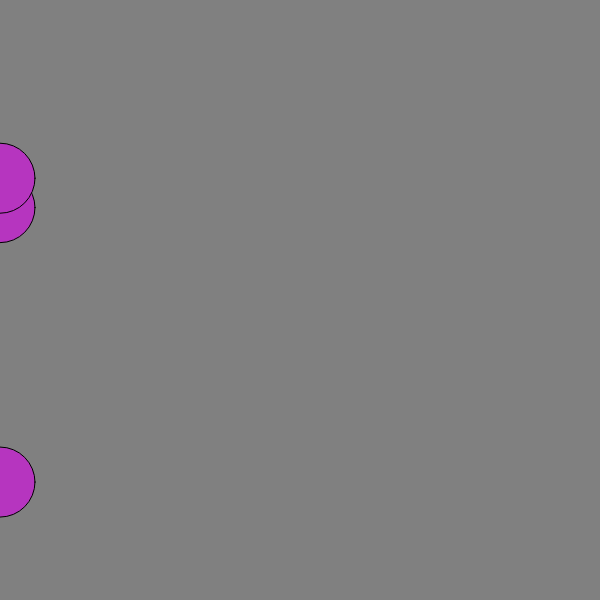
Frame 1 (no input)
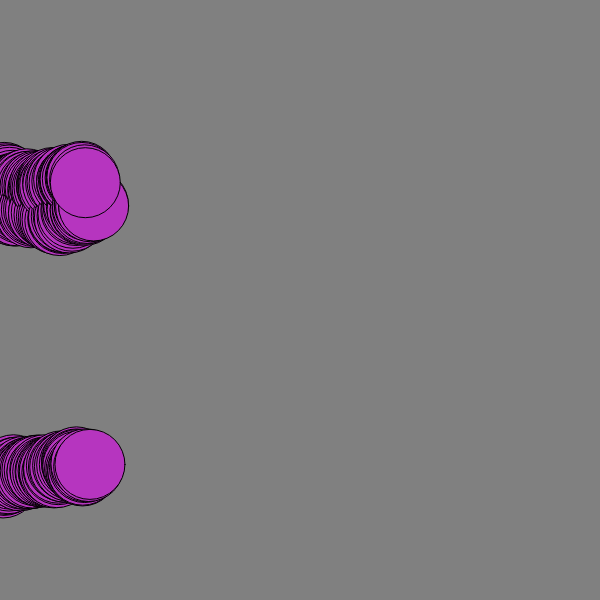
Frame 60 (no input)
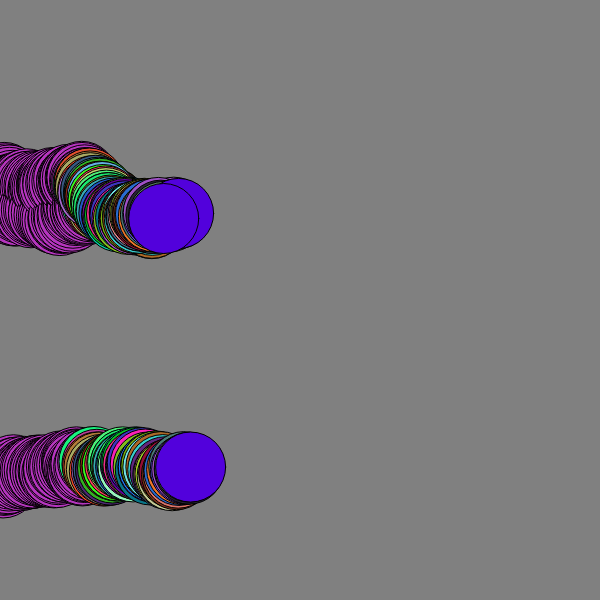
Frame 120 (the mouse pressed at the canvas centre since frame 60)

The p5.js sketch that drew these frames (run headless with seeded random() and noise() and a simulated clock; from frame 60 on, the mouse is pressed at the canvas centre):

// p5.js sketch
// ── sketch.js
let cor;
let cx
let cy;
function setup() {
  createCanvas(600, 600);
  background("gray");
  cor=color(random(0,255),random(0,255),random(0,255));
  cx=[0,0,0];
  cy=[random(height),random(height),random(height)];
}

function draw() {
  fill(cor);
  
  for(let quantos in cx){
    circle(cx[quantos],cy[quantos],70)
    cx[quantos]+=random(0,3);
    cy[quantos]+=random(-3,3);
    if (cx[quantos]>=width){
      cx[quantos]=0
      cx[quantos]=random(height)
    }
  }
  if(mouseIsPressed){
    cor=color(random(0,255),random(0,255),random(0,255))
  }
}
